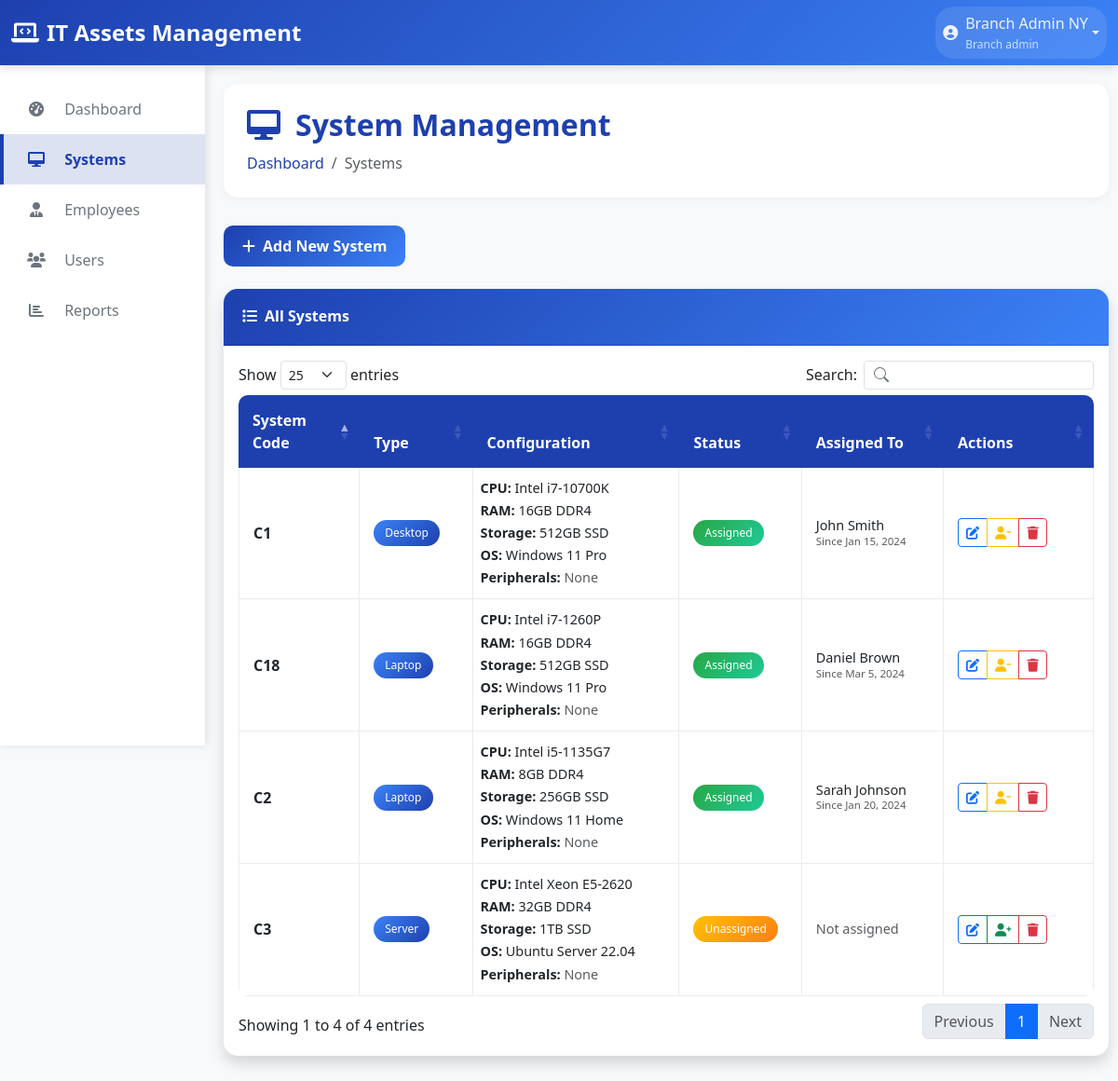
Page /systems.php (signed in) on the committed database.
### tables this page shows
CREATE TABLE IF NOT EXISTS systems (
    id INT AUTO_INCREMENT PRIMARY KEY,
    system_code VARCHAR(20) NOT NULL,
    branch_id INT NOT NULL,
    type ENUM('Laptop', 'Desktop', 'Server') NOT NULL,
    cpu VARCHAR(100),
    ram VARCHAR(50),
    storage VARCHAR(100),
    os VARCHAR(50),
    status ENUM('Assigned', 'Unassigned', 'In Repair') DEFAULT 'Unassigned',
    assigned_to INT NULL,
    assigned_date DATE NULL,
    created_at TIMESTAMP DEFAULT CURRENT_TIMESTAMP,
    FOREIGN KEY (branch_id) REFERENCES branches(id) ON DELETE CASCADE,
    FOREIGN KEY (assigned_to) REFERENCES employees(id) ON DELETE SET NULL
);

CREATE TABLE IF NOT EXISTS employees (
    id INT AUTO_INCREMENT PRIMARY KEY,
    employee_id VARCHAR(20) UNIQUE NOT NULL,
    full_name VARCHAR(100) NOT NULL,
    email VARCHAR(100) NOT NULL,
    phone VARCHAR(20),
    department VARCHAR(50),
    position VARCHAR(50),
    branch_id INT NOT NULL,
    created_at TIMESTAMP DEFAULT CURRENT_TIMESTAMP,
    FOREIGN KEY (branch_id) REFERENCES branches(id) ON DELETE CASCADE
);

### config/session.php (called while the page is built, shortened)
<?php
function isLoggedIn() {
    return isset($_SESSION['user_id']) && isset($_SESSION['role']);
}
function hasRole($role) {
    return isLoggedIn() && $_SESSION['role'] === $role;
}
function isSuperAdmin() {
    return hasRole('super_admin');
}
?>

### systems.php (the view, shortened to what this page needs)
<?php
require_once 'config/database.php';
require_once 'config/session.php';
$pdo = getFreshConnection();
if (isSuperAdmin()) {
    $stmt = $pdo->query("
        SELECT s.*, b.name as branch_name, e.full_name as employee_name
        FROM systems s
        LEFT JOIN branches b ON s.branch_id = b.id
        LEFT JOIN employees e ON s.assigned_to = e.id
        ORDER BY CAST(SUBSTRING(s.system_code, 2) AS UNSIGNED)
    ");
} else {
    $stmt = $pdo->prepare("
        SELECT s.*, b.name as branch_name, e.full_name as employee_name
        FROM systems s
        LEFT JOIN branches b ON s.branch_id = b.id
        LEFT JOIN employees e ON s.assigned_to = e.id
        WHERE s.branch_id = ?
        ORDER BY CAST(SUBSTRING(s.system_code, 2) AS UNSIGNED)
    ");
    $stmt->execute([getCurrentUserBranch()]);
}
$systems = $stmt->fetchAll();
include 'includes/header.php';
include 'includes/sidebar.php';
?>
<div class="main-content">
    <div class="content-wrapper">
        <div class="page-header">
            <h1 class="page-title">
                <i class="fas fa-desktop me-3"></i>System Management
            </h1>
            <nav aria-label="breadcrumb">
                <ol class="breadcrumb">
                    <li class="breadcrumb-item"><a href="<?php echo isSuperAdmin() ? 'dashboard.php' : 'branch_dashboard.php'; ?>">Dashboard</a></li>
                    <li class="breadcrumb-item active">Systems</li>
                </ol>
            </nav>
        </div>
        <div class="row mb-4">
            <div class="col-12">
                <button type="button" class="btn btn-primary" data-bs-toggle="modal" data-bs-target="#addSystemModal">
                    <i class="fas fa-plus me-2"></i>Add New System
                </button>
            </div>
        </div>
        <div class="card shadow">
            <div class="card-header">
                <h6 class="m-0 font-weight-bold text-white">
                    <i class="fas fa-list me-2"></i>All Systems
                </h6>
            </div>
            <div class="card-body">
                <div class="table-responsive">
                    <table class="table table-bordered data-table" width="100%" cellspacing="0" style="min-height: 120px;">
                        <thead>
                            <tr>
                                <th style="width: 120px;">System Code</th>
                                <th style="width: 100px;">Type</th>
                                <th style="width: 250px;">Configuration</th>
                                <th style="width: 100px;">Status</th>
                                <th style="width: 150px;">Assigned To</th>
                                <th style="width: 120px; min-width: 120px;">Actions</th>
                            </tr>
                        </thead>
                        <tbody>
                            <?php foreach ($systems as $system): ?>
                                <tr>
                                    <td><strong><?php echo htmlspecialchars($system['system_code']); ?></strong></td>
                                    <td>
                                        <span class="badge badge-info"><?php echo htmlspecialchars($system['type']); ?></span>
                                    </td>
                                    <td style="vertical-align: middle; line-height: 1.4; font-size: 0.9em; padding: 12px 8px; min-height: 100px;">
                                        <div style="margin-bottom: 4px;">
                                            <strong>CPU:</strong> <?php echo htmlspecialchars($system['cpu']); ?>
                                        </div>
                                        <div style="margin-bottom: 4px;">
                                            <strong>RAM:</strong> <?php echo htmlspecialchars($system['ram']); ?>
                                        </div>
                                        <div style="margin-bottom: 4px;">
                                            <strong>Storage:</strong> <?php echo htmlspecialchars($system['storage']); ?>
                                        </div>
                                        <div style="margin-bottom: 4px;">
                                            <strong>OS:</strong> <?php echo htmlspecialchars($system['os']); ?>
                                        </div>
                                        <div style="margin-bottom: 0;">
                                            <strong>Peripherals:</strong>
                                            <?php if (!empty($system['peripherals'])): ?>
                                                <?php echo htmlspecialchars($system['peripherals']); ?>
                                            <?php else: ?>
                                                <span class="text-muted">None</span>
                                            <?php endif; ?>
                                        </div>
                                    </td>
                                    <td>
                                        <?php
                                        $statusClass = '';
                                        switch ($system['status']) {
                                            case 'Assigned':
                                                $statusClass = 'badge-success';
                                                break;
                                            case 'Unassigned':
                                                $statusClass = 'badge-warning';
                                                break;
                                        }
                                        ?>
                                        <span class="badge <?php echo $statusClass; ?>"><?php echo $system['status']; ?></span>
                                    </td>
                                    <td style="vertical-align: middle; line-height: 1.3; font-size: 0.9em;">
                                        <?php if ($system['employee_name']): ?>
                                            <div><?php echo htmlspecialchars($system['employee_name']); ?></div>
                                            <div class="text-muted" style="font-size: 0.8em;">Since <?php echo date('M j, Y', strtotime($system['assigned_date'])); ?></div>
                                        <?php else: ?>
                                            <span class="text-muted">Not assigned</span>
                                        <?php endif; ?>
                                    </td>
                                    <td>
                                        <div class="btn-group" role="group">
                                            <button type="button" class="btn btn-sm btn-outline-primary"
                                                    onclick="editSystem(<?php echo htmlspecialchars(json_encode($system)); ?>)">
                                                <i class="fas fa-edit"></i>
                                            </button>
                                            <?php if ($system['status'] == 'Unassigned'): ?>
                                                <button type="button" class="btn btn-sm btn-outline-success"
                                                        onclick="assignSystem(<?php echo $system['id']; ?>, '<?php echo htmlspecialchars($system['system_code']); ?>')">
                                                    <i class="fas fa-user-plus"></i>
                                                </button>
                                            <?php elseif ($system['status'] == 'Assigned'): ?>
                                                <button type="button" class="btn btn-sm btn-outline-warning"
                                                        onclick="unassignSystem(<?php echo $system['id']; ?>, '<?php echo htmlspecialchars($system['system_code']); ?>')">
                                                    <i class="fas fa-user-minus"></i>
                                                </button>
                                            <?php endif; ?>
                                            <button type="button" class="btn btn-sm btn-outline-danger"
                                                    onclick="deleteSystem(<?php echo $system['id']; ?>, '<?php echo htmlspecialchars($system['system_code']); ?>')">
                                                <i class="fas fa-trash"></i>
                                            </button>
                                        </div>
                                    </td>
                                </tr>
                            <?php endforeach; ?>
                        </tbody>
                    </table>
                </div>
            </div>
        </div>
    </div>
</div>
<?php include 'includes/footer.php'; ?>

### includes/header.php (style rules this page uses)
:root { --primary-color: #1e40af; --secondary-color: #3b82f6; --accent-color: #1d4ed8; --dark-blue: #1e3a8a; --light-blue: #dbeafe; --sidebar-width: 220px; --header-height: 70px; }
body { font-family: 'Segoe UI', Tahoma, Geneva, Verdana, sans-serif; background-color: #f8f9fa; transition: background-color 0.3s ease, color 0.3s ease; }
.main-content { margin-left: var(--sidebar-width); padding-top: var(--header-height); min-height: calc(100vh - var(--header-height)); }
.content-wrapper { padding: 20px 10px 20px 20px; max-width: 100%; margin: 0; }
.card { margin-bottom: 20px; }
.table-responsive { margin: 0; }
.table { margin-bottom: 0; }
.page-header { background: white; border-radius: 15px; padding: 25px; margin-bottom: 30px; box-shadow: 0 2px 10px rgba(0,0,0,0.05); }
.page-title { font-size: 2rem; font-weight: 700; color: var(--primary-color); margin: 0; }
.breadcrumb { background: none; padding: 0; margin: 10px 0 0 0; }
.breadcrumb-item a { color: var(--primary-color); text-decoration: none; }
.card { border: none; border-radius: 15px; box-shadow: 0 2px 10px rgba(0,0,0,0.05); transition: all 0.3s ease; }
.card-header { background: linear-gradient(135deg, var(--primary-color) 0%, var(--secondary-color) 100%); color: white; border-radius: 15px 15px 0 0 !important; padding: 20px; font-weight: 600; }
.card-header h6 { color: white !important; font-weight: 700 !important; margin: 0; }
.card-header .m-0 { color: white !important; font-weight: 700 !important; }
.btn-primary { background: linear-gradient(135deg, var(--primary-color) 0%, var(--secondary-color) 100%); border: none; border-radius: 10px; padding: 10px 20px; font-weight: 600; transition: all 0.3s ease; }
.table { border-radius: 10px; overflow: hidden; }
.table thead th { background: var(--primary-color); color: white; border: none; font-weight: 600; padding: 15px; }
.table tbody td { padding: 15px; vertical-align: middle; border-color: #e9ecef; }
.badge { padding: 8px 12px; border-radius: 20px; font-weight: 500; }
.badge-success { background: linear-gradient(135deg, #28a745, #20c997); }
.badge-warning { background: linear-gradient(135deg, #ffc107, #fd7e14); }
.badge-info { background: linear-gradient(135deg, #3b82f6, #1e40af); }

### rows in the picture
systems: system_code "C1", type "Desktop", cpu "Intel i7-10700K", ram "16GB DDR4", storage "512GB SSD", os "Windows 11 Pro", status "Assigned", assigned_to.full_name "John Smith", assigned_date "Jan 15, 2024"
systems: system_code "C2", type "Laptop", cpu "Intel i5-1135G7", ram "8GB DDR4", storage "256GB SSD", os "Windows 11 Home", status "Assigned", assigned_to.full_name "Sarah Johnson", assigned_date "Jan 20, 2024"
systems: system_code "C3", type "Server", cpu "Intel Xeon E5-2620", ram "32GB DDR4", storage "1TB SSD", os "Ubuntu Server 22.04", status "Unassigned", shows "Not assigned"
systems: system_code "C18", type "Laptop", cpu "Intel i7-1260P", ram "16GB DDR4", storage "512GB SSD", os "Windows 11 Pro", status "Assigned", assigned_to.full_name "Daniel Brown", assigned_date "Mar 5, 2024"

### other values in the picture
$_SESSION['full_name'] "Branch Admin NY"
str_replace('_', ' ', $_SESSION['role']) "Branch admin"
